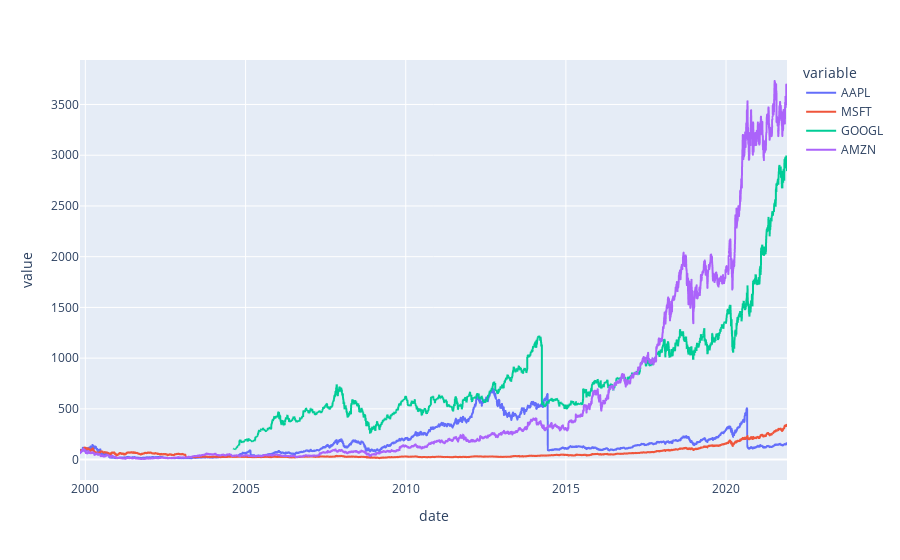

The cell this chart's notebook holds for it:
### Markdown cell above
### first plotting stocks

### Code cell
fig = px.line(df2, x="date", y="value", color='variable')
fig.show()

### Figure 1 — Plotly figure (JSON) as saved in the notebook; plotly's stock layout.template omitted (floating-point values rounded to 4 significant figures; data arrays with more than 128 entries replaced by an {"elided": "..."} marker saying what was removed)
{"data": [{"hovertemplate": "variable=AAPL<br>date=%{x}<br>value=%{y}<extra></extra>", "legendgroup": "AAPL", "line": {"color": "#636efa", "dash": "solid"}, "marker": {"symbol": "circle"}, "mode": "lines", "name": "AAPL", "showlegend": true, "type": "scattergl", "x": {"elided": "5555 str values"}, "xaxis": "x", "y": {"elided": "5555 float values"}, "yaxis": "y"}, {"hovertemplate": "variable=MSFT<br>date=%{x}<br>value=%{y}<extra></extra>", "legendgroup": "MSFT", "line": {"color": "#EF553B", "dash": "solid"}, "marker": {"symbol": "circle"}, "mode": "lines", "name": "MSFT", "showlegend": true, "type": "scattergl", "x": {"elided": "5555 str values"}, "xaxis": "x", "y": {"elided": "5555 float values"}, "yaxis": "y"}, {"hovertemplate": "variable=GOOGL<br>date=%{x}<br>value=%{y}<extra></extra>", "legendgroup": "GOOGL", "line": {"color": "#00cc96", "dash": "solid"}, "marker": {"symbol": "circle"}, "mode": "lines", "name": "GOOGL", "showlegend": true, "type": "scattergl", "x": {"elided": "5555 str values"}, "xaxis": "x", "y": {"elided": "5555 float values"}, "yaxis": "y"}, {"hovertemplate": "variable=AMZN<br>date=%{x}<br>value=%{y}<extra></extra>", "legendgroup": "AMZN", "line": {"color": "#ab63fa", "dash": "solid"}, "marker": {"symbol": "circle"}, "mode": "lines", "name": "AMZN", "showlegend": true, "type": "scattergl", "x": {"elided": "5555 str values"}, "xaxis": "x", "y": {"elided": "5555 float values"}, "yaxis": "y"}], "layout": {"legend": {"title": {"text": "variable"}, "tracegroupgap": 0}, "margin": {"t": 60}, "xaxis": {"anchor": "y", "domain": [0, 1], "title": {"text": "date"}}, "yaxis": {"anchor": "x", "domain": [0, 1], "title": {"text": "value"}}}}
